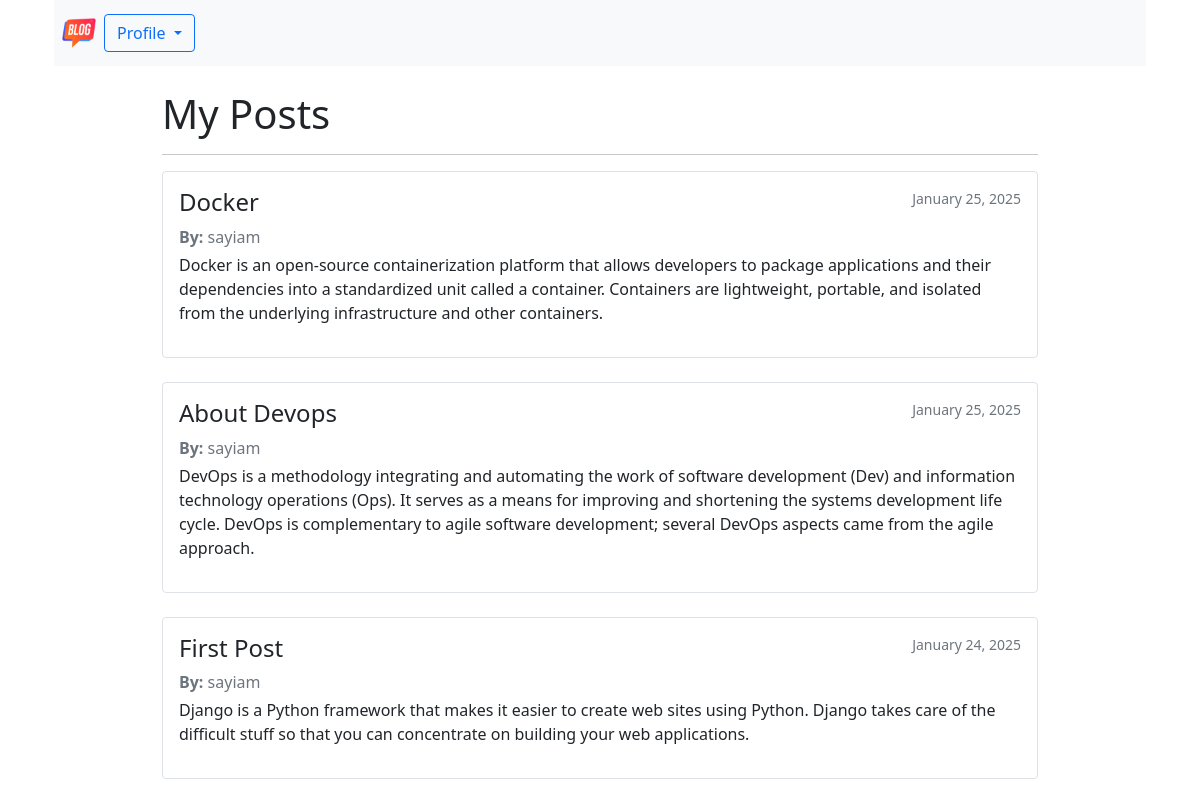
Screenshot of /myPost/ (signed in) with the database file from the repository.
### blog/models.py (models this page shows, shortened)
class Post(models.Model):
    title=models.CharField(max_length=100)
    content=models.TextField()
    date_posted=models.DateTimeField(default=timezone.now)
    author=models.ForeignKey(User, on_delete=models.CASCADE)

### blog/views.py (the view)
# urls.py: path('myPost/', views.myPost, name='myPost'),
@login_required
def myPost(request):
    user_posts = Post.objects.filter(author=request.user).order_by('-id')
    return render(request, 'blog/mypost.html', {'posts': user_posts})

### blog/templates/blog/mypost.html (shortened to what this page needs)
{% extends 'blog/base.html' %} {% block content %} {% load static %}
<div class="container custom-container">
  <nav class="navbar navbar-expand-lg navbar-light bg-light">
    <div class="collapse navbar-collapse" id="navbarSupportedContent">
      <ul class="navbar-nav mr-auto">
        <li class="nav-item">
          <a href="/home">
            <img
              src="{% static 'image/ph.png' %}"
              alt="Logo"
              class="navbar-logo"
              style="height: 50px"
            />
          </a>
        </li>
      </ul>
      <div class="dropdown">
        <button
          class="btn btn-outline-primary dropdown-toggle"
          type="button"
          id="dropdownMenuButton"
          data-bs-toggle="dropdown"
          aria-expanded="false"
        >
          Profile
        </button>
      </div>
    </div>
  </nav>
</div>
<div class="container custom-container" style="max-width: 900px">
  <h1 class="mt-4">My Posts</h1>
  <hr />
  {% for post in posts %}
  <div class="post mb-4 p-3 border rounded">
    <div class="d-flex justify-content-between">
      <h4 class="text-capitalize">{{ post.title }}</h4>
      <small class="text-muted">{{ post.date_posted|date:"F d, Y" }}</small>
    </div>
    <p class="mb-1 text-muted"><strong>By:</strong> {{ post.author }}</p>
    <p>{{ post.content }}</p>
  </div>
  {% empty %}
  <p class="text-muted">You have not created any posts yet.</p>
  {% endfor %}
</div>
{% endblock %}

### blog/templates/blog/base.html (style rules this page uses)
.custom-container { max-width: 1450px; }

### rows the page displays
Post: title "Docker", date_posted "January 25, 2025", author "sayiam", content "Docker is an open-source containerization platform that allows developers to package applications and their dependencies into a standardized unit called a container. Containers are lightweight, portable, and isolated from the underlying infrastructure and other containers."
Post: title "About Devops", date_posted "January 25, 2025", author "sayiam", content "DevOps is a methodology integrating and automating the work of software development (Dev) and information technology operations (Ops). It serves as a means for improving and shortening the systems development life cycle. DevOps is complementary to agile software development; several DevOps aspects came from the agile approach."
Post: title "First Post", date_posted "January 24, 2025", author "sayiam", content "Django is a Python framework that makes it easier to create web sites using Python. Django takes care of the difficult stuff so that you can concentrate on building your web applications."
